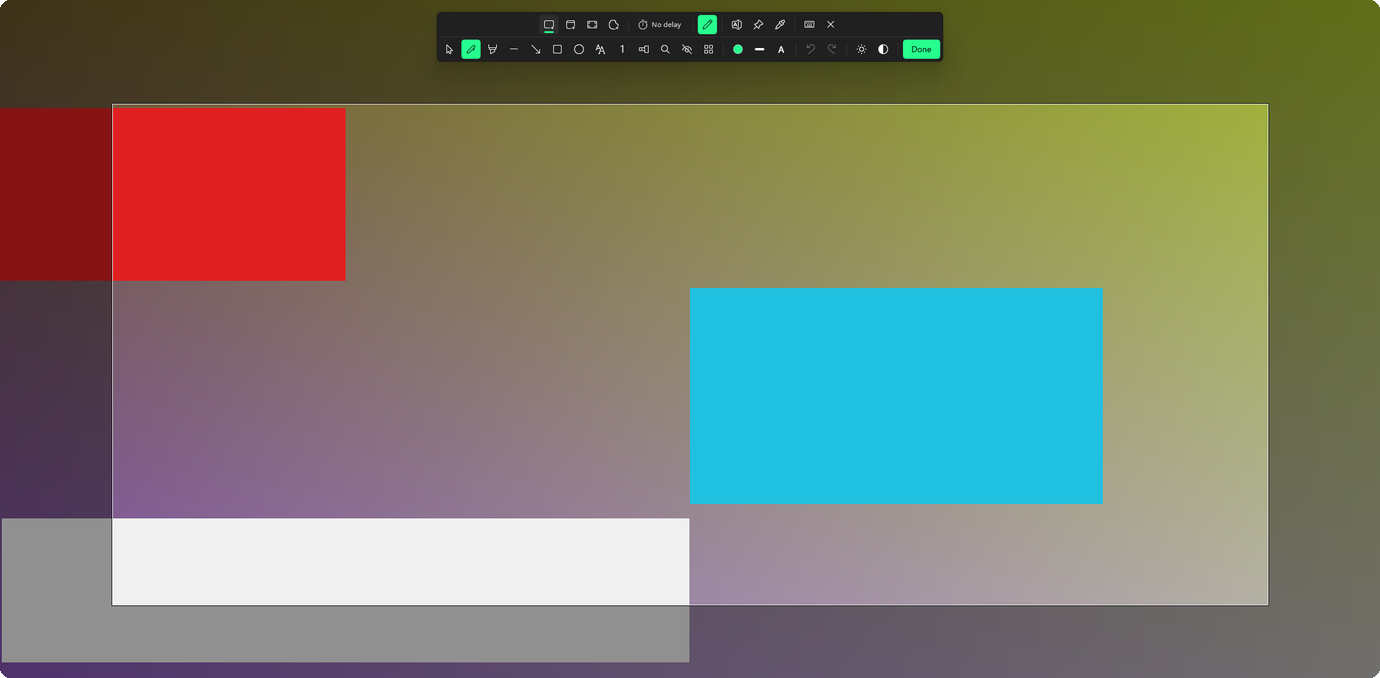
#> input picture assets/readme/snip-dark.png, 1380 x 678 px, given in place of readme-overlay-dark.png, which was not available; the run also reads 1 picture not shown here
$ python make-images.py ../../assets/readme/snip-dark.png
#> lines starting #> are read from the running program, lines starting #| are printed output that depends on the picture; after the words box and inside, x2 and y2 are one past the last pixel; in counts of white or black regions, pixels touching at a corner belong together; pictures that were not available may be replaced by others from this repository, and a replacement may not be noted
"""Turns the screenshots tools/readme-shots took into assets/readme: each window cut out at its border with rounded
corners, the snip screen cropped to its bar and selection. Usage: make-images.py <tonesnip-shots folder>"""
import os
import sys
from PIL import Image, ImageDraw
S = sys.argv[1].rstrip('/') + '/'
OUT = os.path.join(os.path.dirname(os.path.abspath(__file__)), '..', '..', 'assets', 'readme') + '/'
def window(src, theme, dst, radius=8, width=None, framed=True):
    im=Image.open(S+src).convert('RGB')
    # The window's 1 px border sits 7 px in from the left, right and bottom of the shot (the resize frame and shadow
    # are outside it) and on its top edge; a popup such as the flyout fills its shot.
    box=(7,0,im.width-7,im.height-7) if framed else (0,0,im.width,im.height); im=im.crop(box)
    mask=Image.new('L',im.size,0); ImageDraw.Draw(mask).rounded_rectangle([0,0,im.width-1,im.height-1],radius=radius,fill=255)
    out=im.convert('RGBA'); out.putalpha(mask)
    if width and out.width>width: out=out.resize((width,round(out.height*width/out.width)),Image.LANCZOS)
    out.save(OUT+dst,optimize=True); print(dst,box,out.size)
def overlay(src, dst):
    # Centred on the monitor, where the bar is, and as wide as the selection overlay-shot.ps1 drags plus a margin.
#> called with src = 'readme-overlay-dark.png', dst = 'snip-dark.png'
    im=Image.open(S+src).convert('RGB'); c=im.width//2
#> after `c = im.width // 2`: c = 690
    im=im.crop((c-1150,0,c+1150,1130))
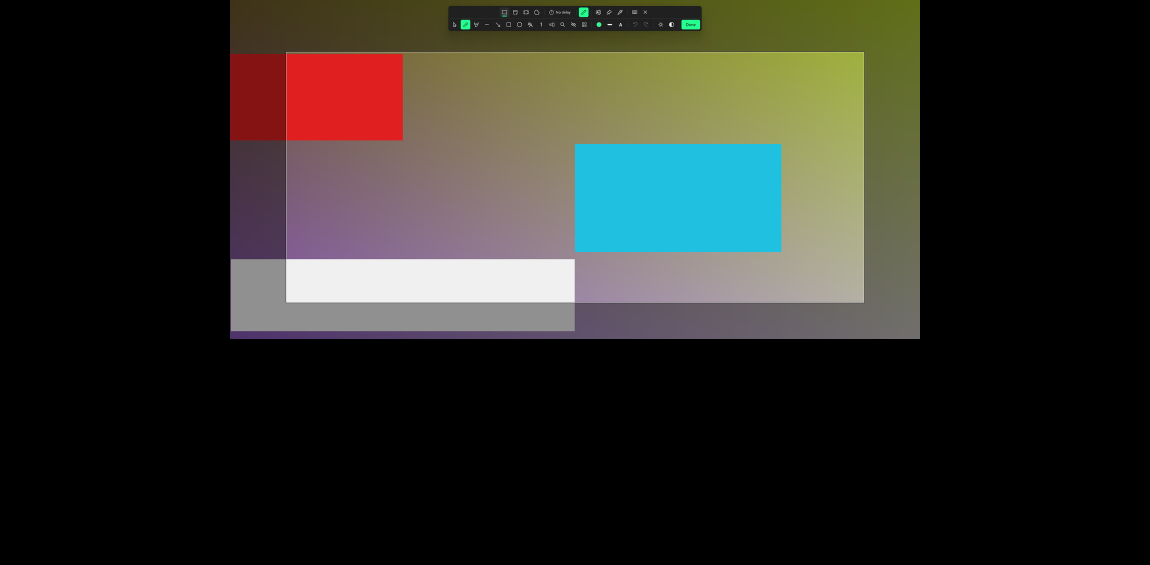
#> im: PIL image 2300x1130 RGB (shown at 1/2 size); mean R, G, B 44.9, 44.8, 39
    im=im.resize((1380,round(1130*1380/2300)),Image.LANCZOS)
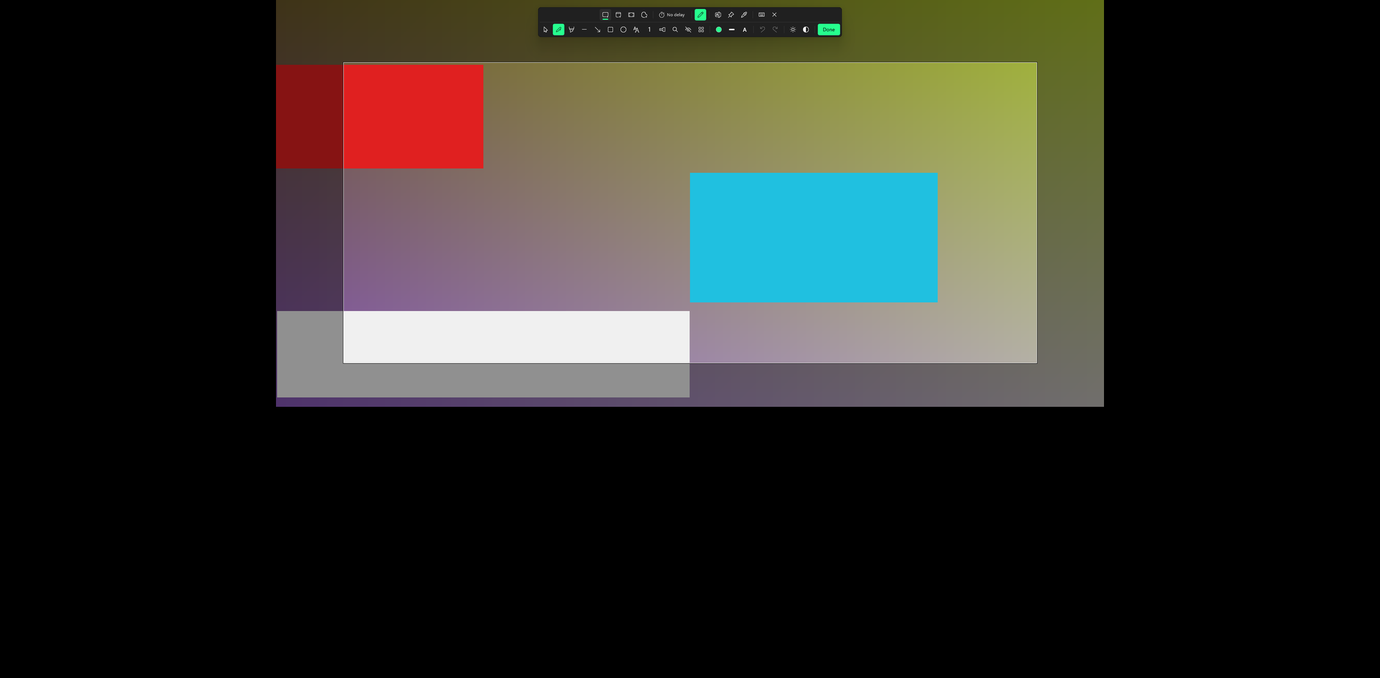
#> im: PIL image 1380x678 RGB; mean R, G, B 44.9, 44.8, 39
    mask=Image.new('L',im.size,0); ImageDraw.Draw(mask).rounded_rectangle([0,0,im.width-1,im.height-1],radius=10,fill=255)
#> after `mask = Image.new('L', im.size, 0)`: mask: PIL image 1380x678 L; every value is 0
#> after `ImageDraw.Draw(mask).rounded_rectangle([0, 0, im.width - 1, im.height `:
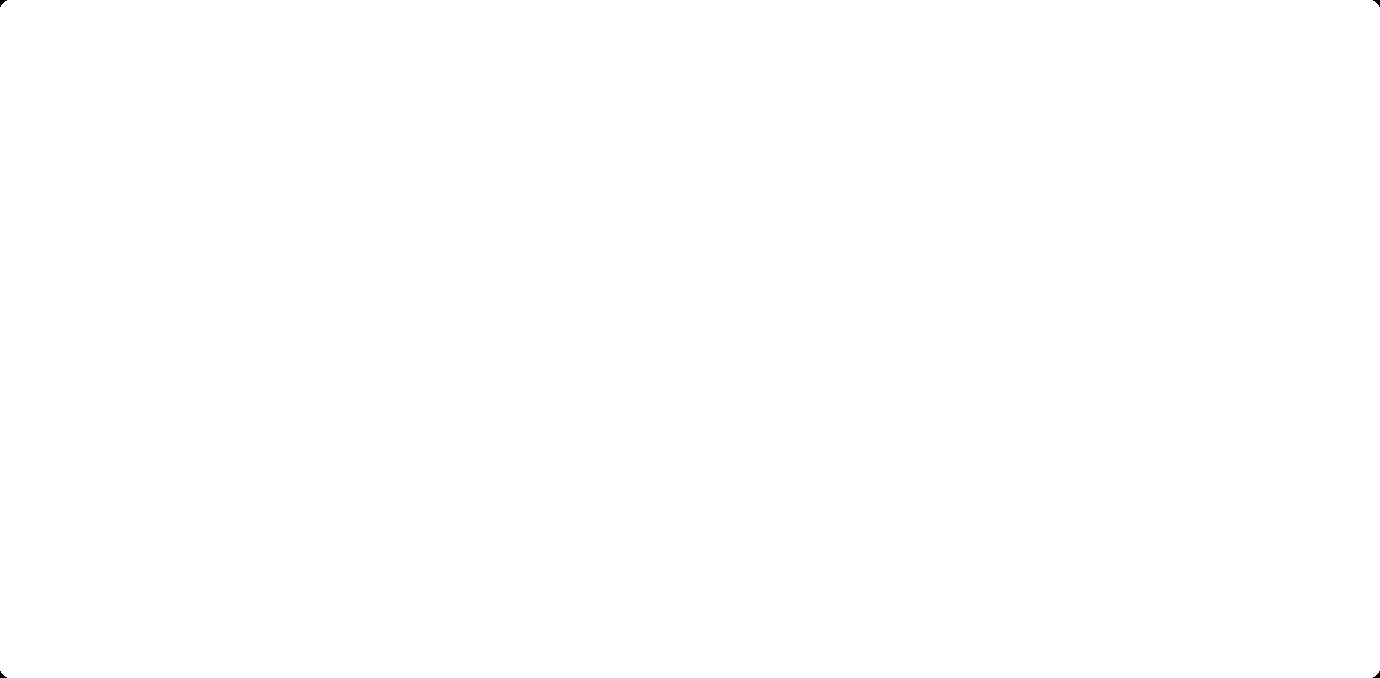
#> mask: PIL image 1380x678 L; 100% white; 4 black regions, box (x1, y1, x2, y2) and area: (0, 0, 7, 7) 23, (1373, 0, 1380, 7) 23, (0, 671, 7, 678) 23, (1373, 671, 1380, 678) 23
    out=im.convert('RGBA'); out.putalpha(mask); out.save(OUT+dst,optimize=True); print(dst,out.size)
#| snip-dark.png (1380, 678)
for t in ('dark','light'): overlay(f'readme-overlay-{t}.png',f'snip-{t}.png')
#> pass 2 of the loop `for t in ('dark','light'): overlay(f'readme-overlay-{t}.png',f'snip-{t..`:
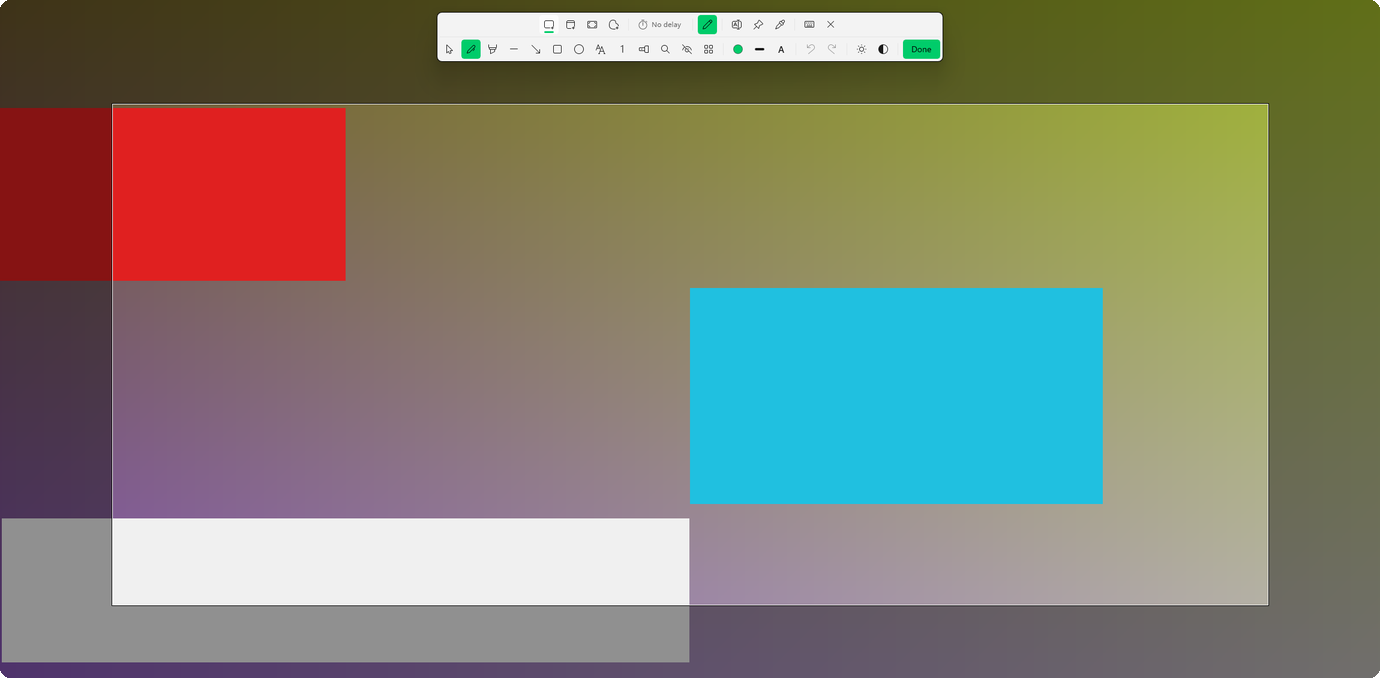
#> input picture assets/readme/snip-light.png, 1380 x 678 px, given in place of readme-overlay-light.png, which was not available
#> in overlay (call 2), `im=im.crop((c-1150,0,c+1150,1130))`:
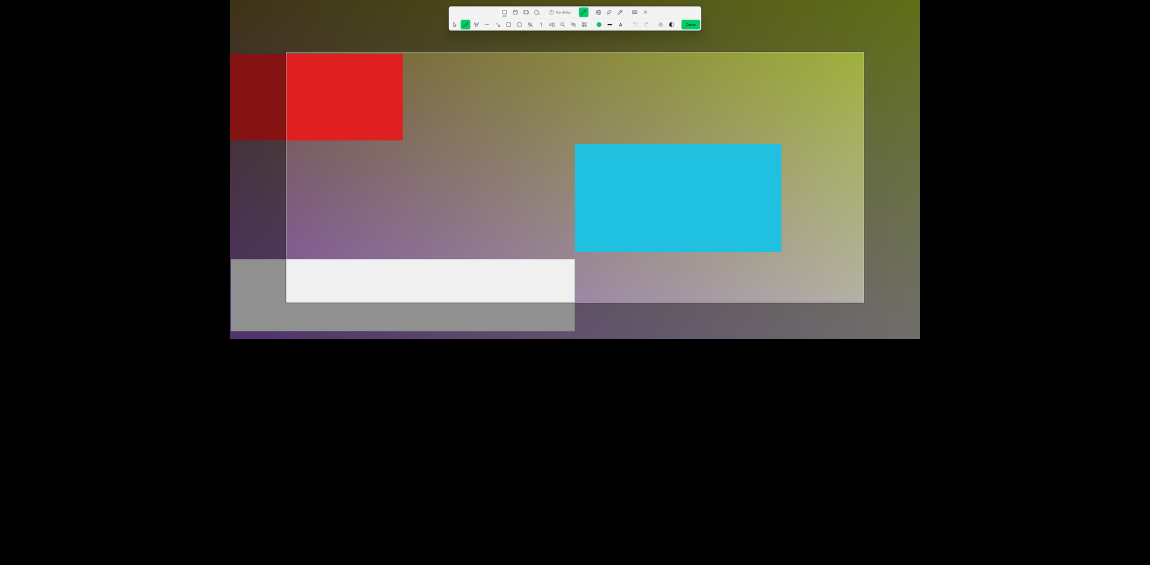
#> im: PIL image 2300x1130 RGB (shown at 1/2 size); mean R, G, B 46.6, 46.5, 40.8
#> in overlay (call 2), `im=im.resize((1380,round(1130*1380/2300)),Image.LANCZOS)`:
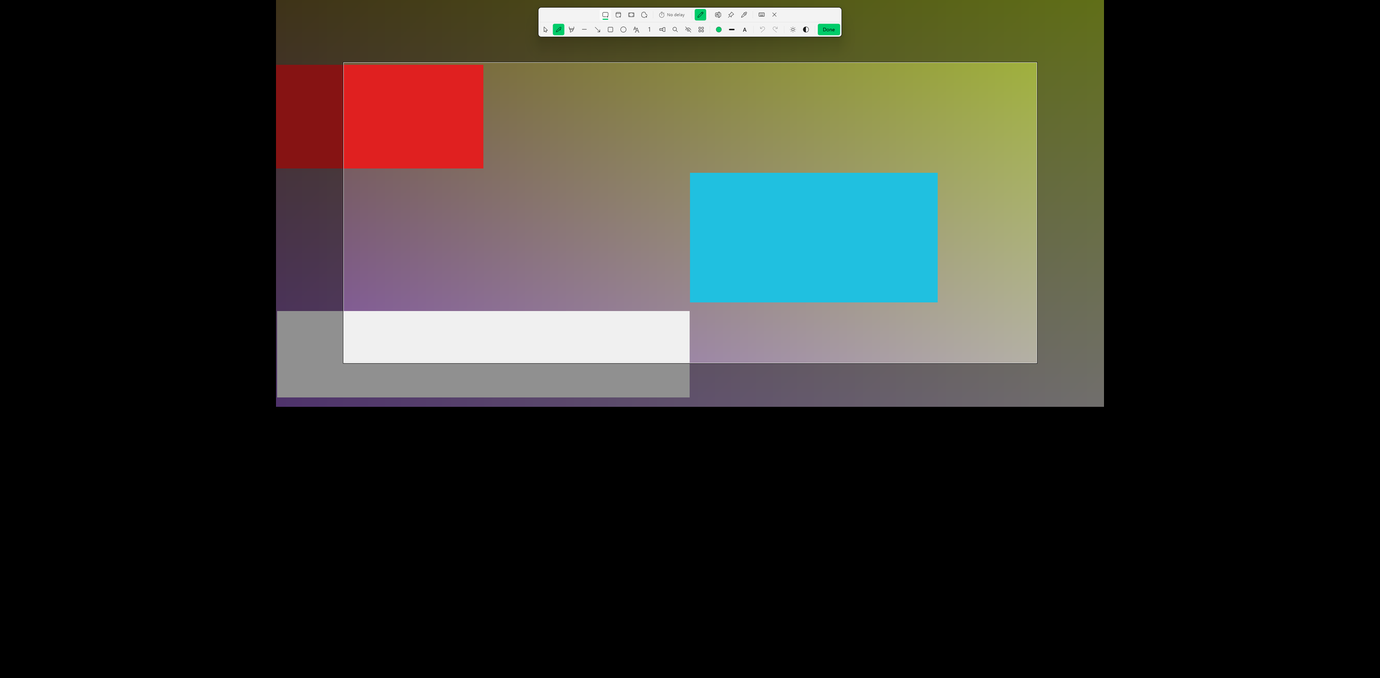
#> im: PIL image 1380x678 RGB; mean R, G, B 46.6, 46.5, 40.8
#| snip-light.png (1380, 678)
window('readme-dark/screenshots/editor-hdr.png','dark','editor-dark.png')
#> in window, `im = im.crop(box)`:
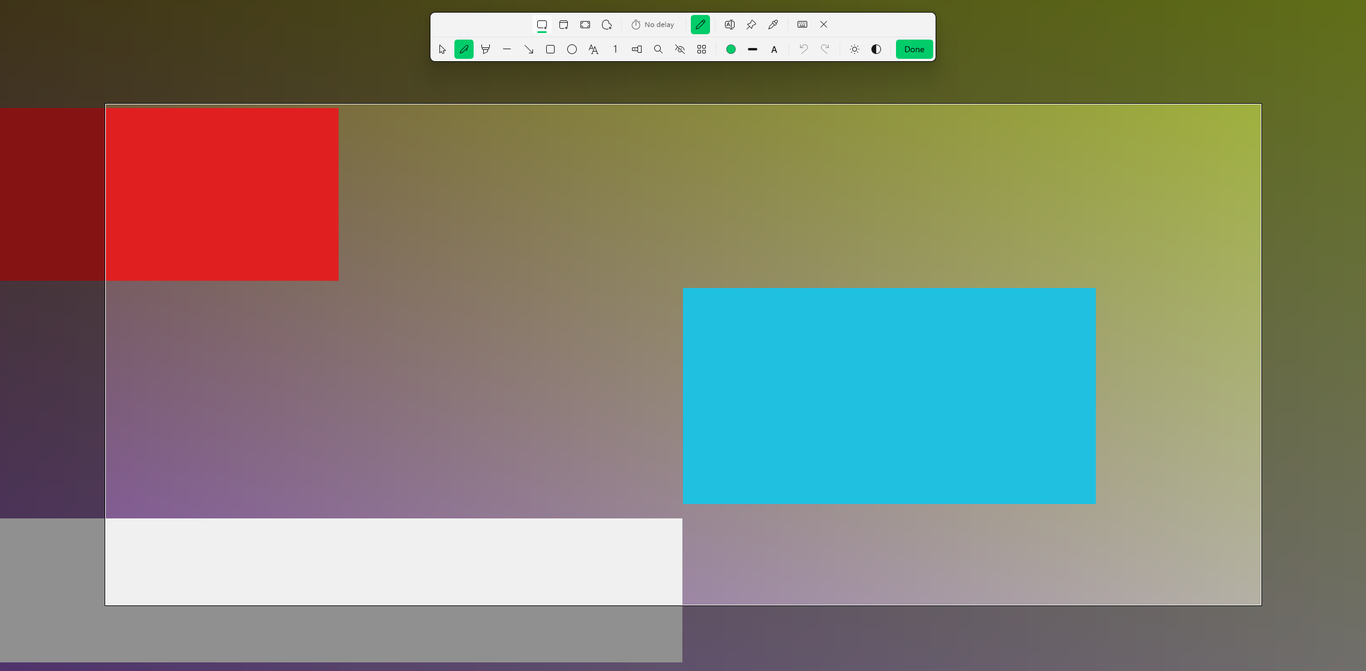
#> im: PIL image 1366x671 RGB; mean R, G, B 130.1, 130.2, 113.8
#> in window, `mask = Image.new('L', im.size, 0)`: mask: PIL image 1366x671 L; every value is 0
#> in window, `ImageDraw.Draw(mask).rounded_rectangle([0, 0, im.width - 1, im.height `: mask: PIL image 1366x671 L; 100% white; 4 black regions (4 under 20 px)
#| editor-dark.png (7, 0, 1373, 671) (1366, 671)
window('readme-light/screenshots/editor-hdr.png','light','editor-light.png')
#> (the run stopped early here; a loop or call above may not have finished)
